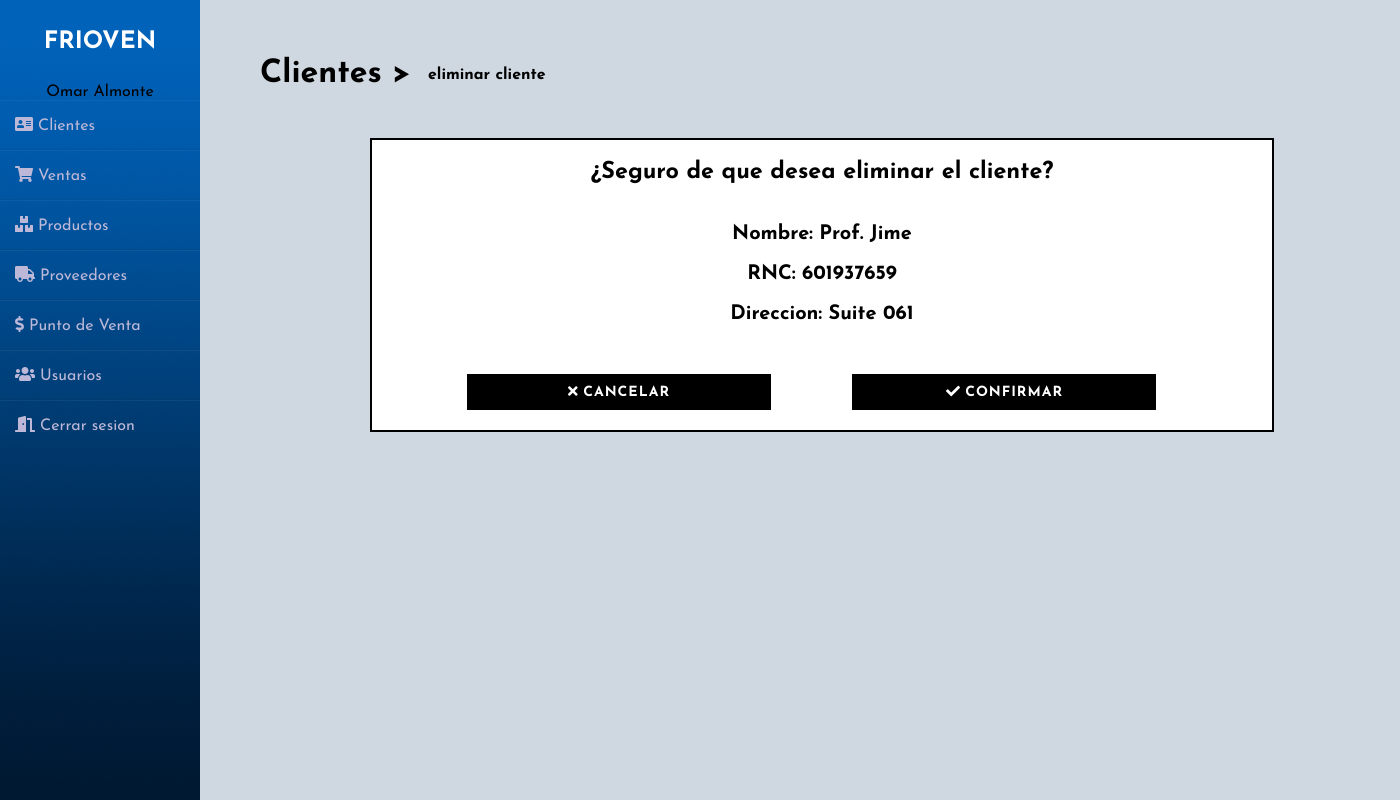
Page /d_cliente.php?id=2 (signed in) on the committed database.
### tables this page shows
CREATE TABLE `cliente` (
  `idcliente` int(11) NOT NULL,
  `nombre` varchar(255) NOT NULL,
  `RNC` int(9) NOT NULL,
  `direccion` varchar(255) NOT NULL,
  `telefono` varchar(255) NOT NULL,
  `fecha_entrada` varchar(255) NOT NULL,
  `activo` char(2) NOT NULL DEFAULT 'si'
);

### d_cliente.php (the view, shortened to what this page needs)
<?php
  include 'links/d_clientelinks.php';
  include 'back/conexion.php';
 ?>
<?php
    $id = $_GET["id"];
    $cons = "SELECT nombre,RNC,direccion FROM cliente WHERE idcliente = $id";
    $ejec = mysqli_query($con,$cons);
    $rs = mysqli_fetch_array($ejec);
?>
<!DOCTYPE html>
<html>
<head>
</head>
<body>
	<div class="wrapper">
    <?php
    include 'links/sidebar.php';
    ?>
    <div class="main_content">
    <h1 class="black down"><a class="black" href="clientes.php">Clientes</a> ></h1>
    <h4 class="downr">eliminar cliente</h4>
    <div class="downp">
        <div class="conf">
          <h3 align="center">¿Seguro de que desea eliminar el cliente?</h3><br><br>
          <h4 align="center">Nombre: <?php echo $rs["nombre"]; ?></h4><br>
          <h4 align="center">RNC: <?php echo $rs["RNC"]; ?></h4><br>
          <h4 align="center">Direccion: <?php echo $rs["direccion"]; ?></h4>
          <button class="bot bot2 btn btn-2" onclick="window.location.href = 'clientes.php';" ><i class="fas fa-times"></i>  cancelar </button>
          <button class="bot bot2 btn btn-2" onclick="window.location.href = 'back/b_dcliente.php?id=<?php echo $id ?>';" ><i class="fas fa-check"></i>  confirmar </button>
        </div>
    </div>
        </div>
    	</div>
</body>
</html>

### css/cssgeneral.css (style rules this page uses)
.down { transform: translate(5%, 180%); }
.downr { transform: translate(19%, 220%); }
* { outline:none !important; }
a { text-decoration: none !important;outline: none !important; }
.downp { margin-left: 70px; margin-top: 90px; font-size: 20px; }

### css/botones.css (style rules this page uses)
.btn { border: none; font-size: 20px; color: inherit; background: none; cursor: pointer; padding: 15px 40px; text-transform: uppercase; letter-spacing: 1px; font-weight: 700; outline: none; -webkit-transition: all 0.3s; -moz-transition: all 0.3s; transition: all 0.3s; }
.btn:after { content: ''; position: absolute; z-index: -1; -webkit-transition: all 0.3s; -moz-transition: all 0.3s; transition: all 0.3s; }
.btn:before { speak: none; font-style: normal; font-weight: normal; font-variant: normal; text-transform: none; line-height: 1; position: relative; -webkit-font-smoothing: antialiased; }
.btn-2 { background: black; color: #fff; }
.btn-2:before { position: absolute; height: 100%; left: 0; top: 0; line-height: 3; font-size: 140%; width: 60px; }

### css/confirmardc.css (style rules this page uses)
.conf { padding: 20px; border: 2px solid black; width: 80%; margin-left: 100px; background: white; font-size: 20px; }

### css/botones2.css (style rules this page uses)
.bot { margin-top: 50px; margin-left: 75px; padding: 10px; width: 304px; font-size: 14px; }

### css/sidebar.css (style rules this page uses)
* { margin: 0; padding: 0; box-sizing: border-box; list-style: none; text-decoration: none; font-family: 'Josefin Sans', sans-serif; }
body { background-color: #00325e30; }
.wrapper { display: flex; position: relative; }
.wrapper .main_content { width: 100%; margin-left: 200px; }

### fw/all.css (style rules this page uses)
.fa-check:before { content: "\f00c"; }
.fa-times:before { content: "\f00d"; }

### rows in the picture
cliente: nombre "Prof. Jime", RNC "601937659", direccion "Suite 061"

### other values in the picture
$fn "Omar Almonte"
